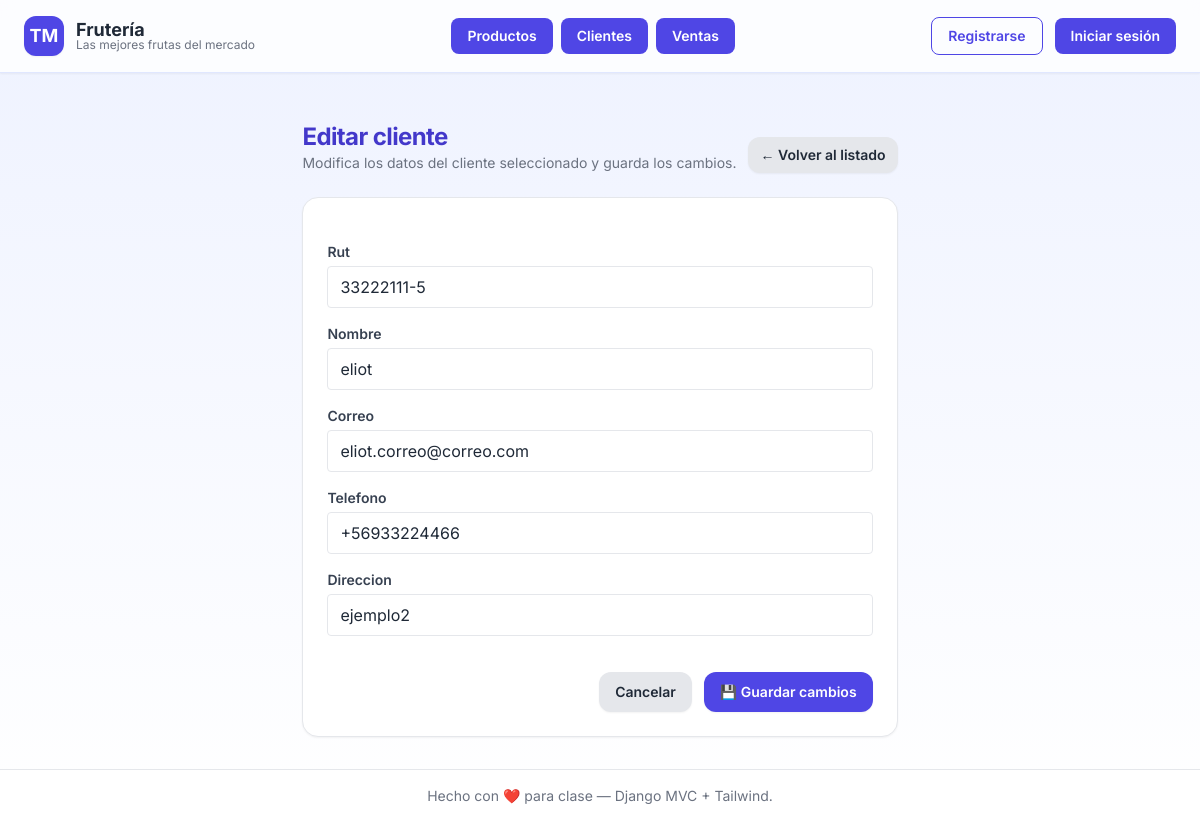
Page /clientes/editar/12/ on the committed database.
### catalogo/models.py (models this page shows, shortened)
class Cliente(models.Model):
    id = models.AutoField(primary_key=True)
    rut = models.CharField(max_length=12, unique=True)
    nombre = models.CharField(max_length=150)
    correo = models.EmailField(max_length=100)
    telefono = models.CharField(max_length=20)
    direccion = models.CharField(max_length=200)
    created_at = models.DateTimeField(auto_now_add=True)
    modified_at = models.DateTimeField(auto_now=True)
    total_gastado = models.DecimalField(
        max_digits=10,
        decimal_places=2,
        default=0
    )

### catalogo/viewsC.py (the view)
# urls.py: path('clientes/editar/<int:id>/', viewsC.cliente_editar, name='cliente_editar'),
def cliente_editar(request, id):
    cliente = get_object_or_404(Cliente, id=id)
    if request.method == 'POST':
        form = ClienteForm(request.POST, instance=cliente)
        if form.is_valid():
            form.save()
            messages.success(request, "Cliente actualizado correctamente ✏️")
            return redirect('cliente_lista')
    else:
        form = ClienteForm(instance=cliente)
    return render(request, 'catalogo/cliente_editar.html', {'form': form, 'cliente': cliente})

### catalogo/templates/catalogo/cliente_editar.html (shortened to what this page needs)
{% extends "catalogo/base.html" %}
{% block content %}
<section class="space-y-6">
  <div class="flex flex-col sm:flex-row gap-3 sm:items-end sm:justify-between">
    <div>
      <h2 class="text-2xl font-bold tracking-tight text-indigo-700">Editar cliente</h2>
      <p class="text-sm text-gray-500">Modifica los datos del cliente seleccionado y guarda los cambios.</p>
    </div>
    <a href="{% url 'producto_lista' %}"
       class="inline-flex items-center justify-center rounded-xl bg-gray-200 px-3 py-2 text-sm font-semibold text-gray-800 hover:bg-gray-300 shadow-sm transition">
      ← Volver al listado
    </a>
  </div>
  <div class="overflow-hidden rounded-2xl border border-gray-200 bg-white shadow-sm p-6">
    <form method="POST" class="space-y-5">
      <div class="space-y-4">
        {% for field in form %}
          <div>
            <label for="{{ field.id_for_label }}" class="block text-sm font-semibold text-gray-700 mb-1">
              {{ field.label }}
            </label>
            {{ field }}
          </div>
        {% endfor %}
      </div>
      <div class="flex justify-end gap-3 pt-4">
        <a href="{% url 'producto_lista' %}"
           class="inline-flex items-center justify-center rounded-xl bg-gray-200 px-4 py-2.5 text-sm font-semibold text-gray-800 hover:bg-gray-300 shadow-sm transition">
          Cancelar
        </a>
        <button type="submit"
                class="inline-flex items-center justify-center rounded-xl bg-indigo-600 px-4 py-2.5 text-sm font-semibold text-white hover:bg-indigo-700 shadow-sm transition">
          💾 Guardar cambios
        </button>
      </div>
    </form>
  </div>
</section>
{% endblock %}

### catalogo/templates/catalogo/base.html (style rules this page uses)
body { font-family: 'Inter', sans-serif; }

### rows in the picture
Cliente: form "33222111-5" "eliot" "eliot.correo@correo.com" "+56933224466" "ejemplo2"

### other values in the picture
{{ field.label }} "Rut" "Nombre" "Correo" "Telefono" "Direccion"
